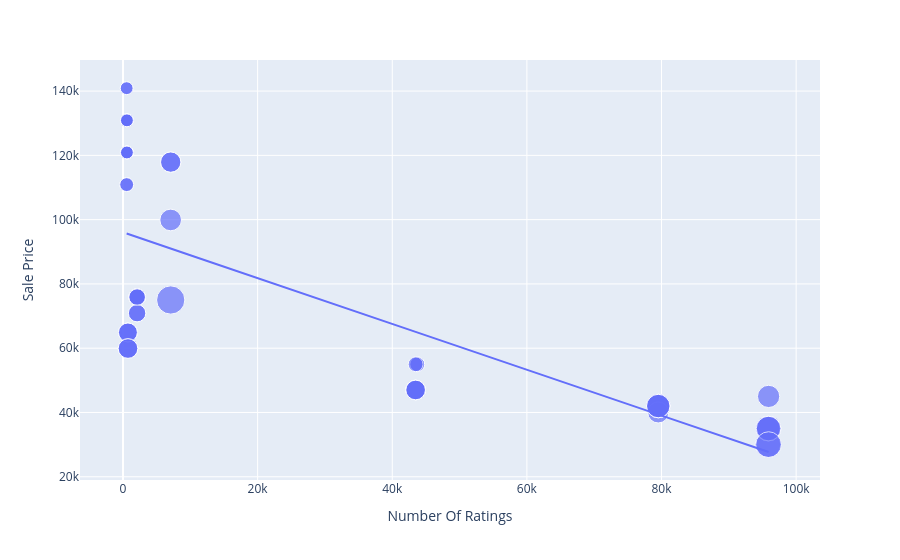

Notebook cell for this chart:
### Code cell
figure=px.scatter(data_frame=data,x="Number Of Ratings",y="Sale Price",size="Discount Percentage",trendline="ols")
figure.show()
